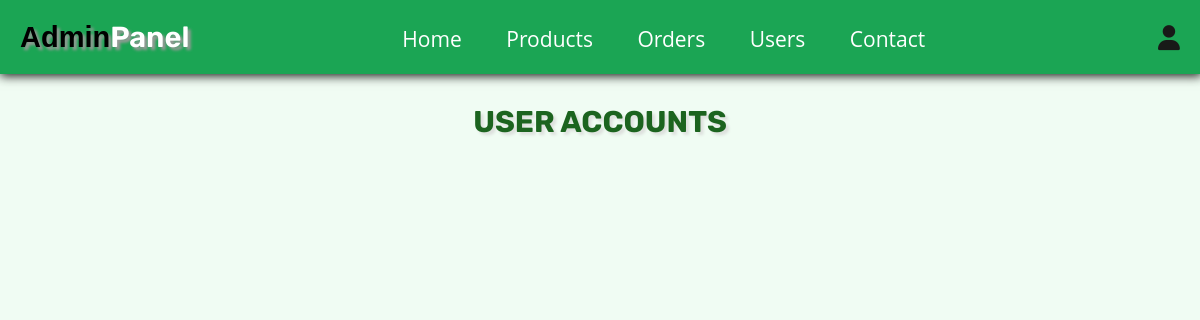
/admin_users.php (signed in), run on an earlier commit of the app's database.
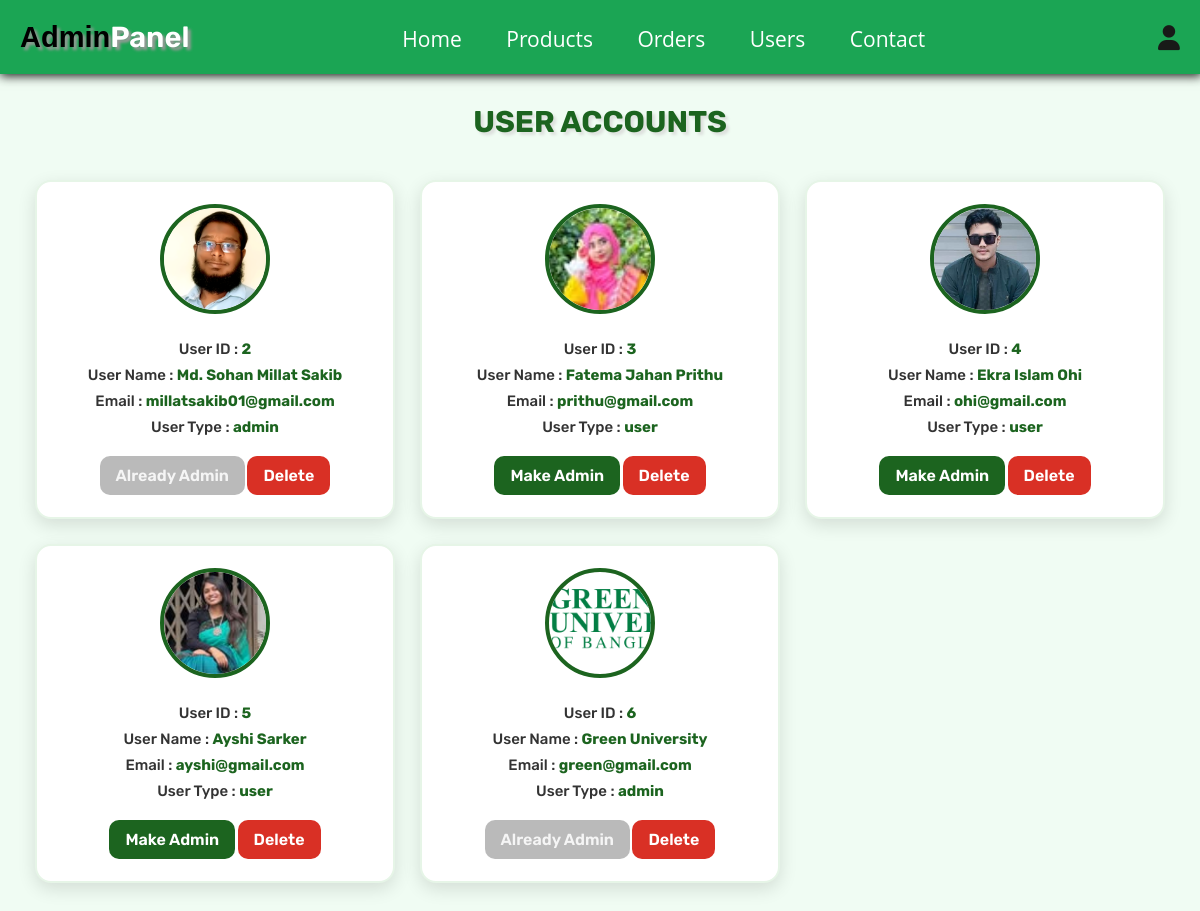
And on a later commit of the database.
### tables this page shows
CREATE TABLE
  `users` (
    `id` int (100) NOT NULL,
    `name` varchar(100) NOT NULL,
    `email` varchar(100) NOT NULL,
    `password` varchar(100) NOT NULL,
    `user_type` varchar(20) NOT NULL DEFAULT 'user',
    `image` varchar(100) NOT NULL
  );

### admin_users.php (the view, shortened to what this page needs)
<?php
@include 'config.php';
$admin_id = $_SESSION['admin_id'];
?>
<!DOCTYPE html>
<html lang="en">
<head>
   <link rel="stylesheet" href="https://cdnjs.cloudflare.com/ajax/libs/font-awesome/6.1.1/css/all.min.css">
   <link rel="stylesheet" href="css/cssstyle.css">
</head>
<body>
   <?php include 'admin_header.php'; ?>
   <section class="user-accounts">
      <h1 class="title">User Accounts</h1>
      <div class="box-container">
         <?php
         $select_users = $conn->prepare("SELECT * FROM `users`");
         $select_users->execute();
         while ($fetch_users = $select_users->fetch(PDO::FETCH_ASSOC)) {
         ?>
            <div class="box" <?php if ($fetch_users['id'] == $admin_id) echo 'style="display:none"'; ?>>
               <img src="uploaded_img/<?= $fetch_users['image']; ?>" alt="">
               <p> User ID : <span><?= $fetch_users['id']; ?></span></p>
               <p> User Name : <span><?= $fetch_users['name']; ?></span></p>
               <p> Email : <span><?= $fetch_users['email']; ?></span></p>
               <p> User Type :
                  <span><?= $fetch_users['user_type']; ?></span>
               </p>
               <?php if ($fetch_users['user_type'] == 'user') { ?>
                  <a href="admin_users.php?make_admin=<?= $fetch_users['id']; ?>" class="admin-btn">
                     Make Admin
                  </a>
               <?php } else { ?>
                  <a class="admin-btn disabled">Already Admin</a>
               <?php } ?>
               <a href="admin_users.php?delete=<?= $fetch_users['id']; ?>"
                  onclick="return confirm('Delete this user?');"
                  class="delete-btn">
                  Delete
               </a>
            </div>
         <?php } ?>
      </div>
   </section>
</body>
</html>

### admin_header.php (shortened to what this page needs)
<header class="header">
   <div class="flex">
      <a href="admin_page.php" class="logo">Admin<span>Panel</span></a>
      <nav class="navbar">
         <a href="admin_page.php">Home</a>
         <a href="admin_products.php">Products</a>
         <a href="admin_orders.php">Orders</a>
         <a href="admin_users.php">Users</a>
         <a href="admin_contacts.php">Contact</a>
      </nav>
      <div class="icons">
         <div id="user-btn" class="fas fa-user"></div>
      </div>
   </div>
</header>

### css/cssstyle.css (style rules this page uses)
.admin-btn { display: inline-block; margin-top: 12px; padding: 10px 16px; font-size: 16px; background: #1c641f; color: #fff !important; font-weight: 600; border-radius: 10px; text-decoration: none; cursor: pointer; margin-top: 10px; transition: 0.25s ease-in-out; }
.admin-btn.disabled { background: #9e9e9e !important; color: #f2f2f2 !important; cursor: not-allowed; pointer-events: none; opacity: 0.7; font-size: 16px; }
.user-accounts .title { text-align: center; font-size: 30px; font-weight: 700; color: #1c641f; margin-bottom: 25px; }
.user-accounts .box-container { display: grid; grid-template-columns: repeat(auto-fit, minmax(280px, 1fr)); gap: 25px; padding: 15px; }
.user-accounts .box { background: #ffffff; padding: 22px; border-radius: 16px; border: 2px solid #e6f5e7; box-shadow: 0 6px 18px rgba(0, 0, 0, 0.12); text-align: center; transition: 0.25s ease-in-out; }
.user-accounts .box img { width: 110px; height: 110px; border-radius: 50%; object-fit: cover; margin-bottom: 15px; border: 4px solid #1c641f; }
.user-accounts .box p { font-size: 15px; margin: 8px 0; font-weight: 500; color: #333; }
.user-accounts .box p span { font-weight: 700; color: #1c641f; }
.user-accounts .delete-btn { display: inline-block; margin-top: 12px; font-size: 16px; padding: 10px 16px; background: #d93025; color: #fff !important; border-radius: 10px; font-weight: 600; text-decoration: none; transition: 0.2s ease-in-out; }

### css/components.css (style rules this page uses)
:root { --green: rgb(38, 173, 95); --orange: #f39c12; --red: #e74c3c; --black: #333; --light-color: #666; --white: #fff; --light-bg: #f6f6f6; --border: 0.2rem solid var(--black); --box-shadow: 0 0.5rem 1rem rgba(0, 0, 0, 0.1); --text-decoration: none; }
* { font-family: "Rubik", sans-serif; margin: 0; padding: 0; box-sizing: border-box; outline: none; border: none; text-decoration: none; }
body { background-color: rgb(240, 252, 243); }
html { font-size: 62.5%; overflow-x: hidden; scroll-behavior: smooth; scroll-padding-top: 6.5rem; }
section { padding: 3rem 2rem; max-width: 1200px; margin: 0 auto; }
.disabled { user-select: none; pointer-events: none; opacity: 0.5; }
.btn, .delete-btn, .option-btn { display: block; margin-top: 1rem; border-radius: 0.6rem; color: var(--white); font-size: 2rem; padding: 10px; text-transform: capitalize; cursor: pointer; text-align: center; }
.delete-btn { background-color: var(--red); }
.title { text-align: center; margin-bottom: 2.5rem; text-transform: uppercase; color:rgb(0, 0, 0); font-size: 2.9rem; text-shadow: 3px 3px 3px #dde0dd; }
.header { background-color: #1ba554; position: sticky; top: 0; left: 0; right: 0; z-index: 1000; box-shadow: 1px 1px 10px 1px rgb(22, 26, 22); }
.header .flex { padding: 20px; display: flex; width: 100%; align-items: baseline; position: relative; justify-content: space-between; }
.header .flex .logo { font-size: 29px; color: rgb(0, 0, 0); font-weight: 600; padding-left: 0px; font-family: "Sofia", sans-serif; text-shadow: 3px 3px 3px #9b9999; }
.header .flex .logo span { color: #fff; }
.header .flex .navbar a { font-family: "Open Sans", sans-serif; margin: 0 2.1rem; font-size: 2.1rem; color: rgb(255, 255, 255); }
.header .flex .icons > * { font-size: 2.5rem; color: rgb(24, 26, 24); cursor: pointer; margin-left: 2rem; }

What changed in the data, as far as the page shows it:
added users: image (picture), id "2", name "Md. Sohan Millat Sakib", email "millatsakib01@gmail.com", user_type "admin", shows "Already Admin"
added users: image (picture), id "3", name "Fatema Jahan Prithu", email "prithu@gmail.com", user_type "user"
added users: image (picture), id "4", name "Ekra Islam Ohi", email "ohi@gmail.com", user_type "user"
added users: image (picture), id "5", name "Ayshi Sarker", email "ayshi@gmail.com", user_type "user"
added users: image (picture), id "6", name "Green University", email "green@gmail.com", user_type "admin", shows "Already Admin"
